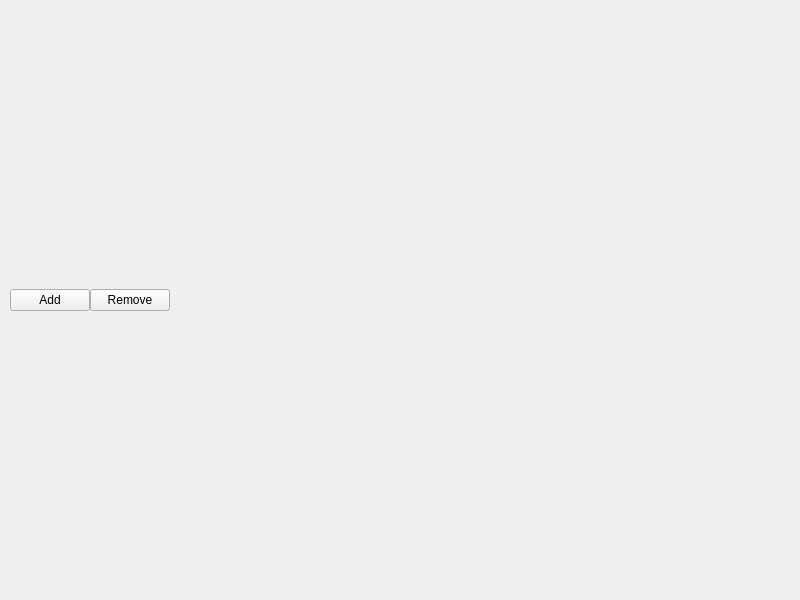
<?xml version="1.0" encoding="UTF-8"?>
<ui version="4.0">
 <class>MainWindow</class>
 <widget class="QMainWindow" name="MainWindow">
  <property name="geometry">
   <rect>
    <x>0</x>
    <y>0</y>
    <width>800</width>
    <height>600</height>
   </rect>
  </property>
  <property name="windowTitle">
   <string>MainWindow</string>
  </property>
  <widget class="QWidget" name="centralwidget">
   <layout class="QVBoxLayout" name="verticalLayout">
    <property name="spacing">
     <number>0</number>
    </property>
    <property name="leftMargin">
     <number>0</number>
    </property>
    <property name="topMargin">
     <number>0</number>
    </property>
    <property name="rightMargin">
     <number>0</number>
    </property>
    <property name="bottomMargin">
     <number>0</number>
    </property>
    <item>
     <layout class="QHBoxLayout" name="horizontalLayout">
      <property name="leftMargin">
       <number>10</number>
      </property>
      <property name="topMargin">
       <number>10</number>
      </property>
      <property name="rightMargin">
       <number>10</number>
      </property>
      <property name="bottomMargin">
       <number>10</number>
      </property>
      <item>
       <widget class="QPushButton" name="addButton">
        <property name="text">
         <string>Add</string>
        </property>
        <property name="checkable">
         <bool>true</bool>
        </property>
       </widget>
      </item>
      <item>
       <widget class="QPushButton" name="removeButton">
        <property name="text">
         <string>Remove</string>
        </property>
        <property name="checkable">
         <bool>true</bool>
        </property>
        <property name="default">
         <bool>false</bool>
        </property>
        <property name="flat">
         <bool>false</bool>
        </property>
       </widget>
      </item>
      <item>
       <spacer name="horizontalSpacer">
        <property name="orientation">
         <enum>Qt::Horizontal</enum>
        </property>
        <property name="sizeHint" stdset="0">
         <size>
          <width>40</width>
          <height>20</height>
         </size>
        </property>
       </spacer>
      </item>
     </layout>
    </item>
   </layout>
  </widget>
 </widget>
 <resources/>
 <connections/>
</ui>
